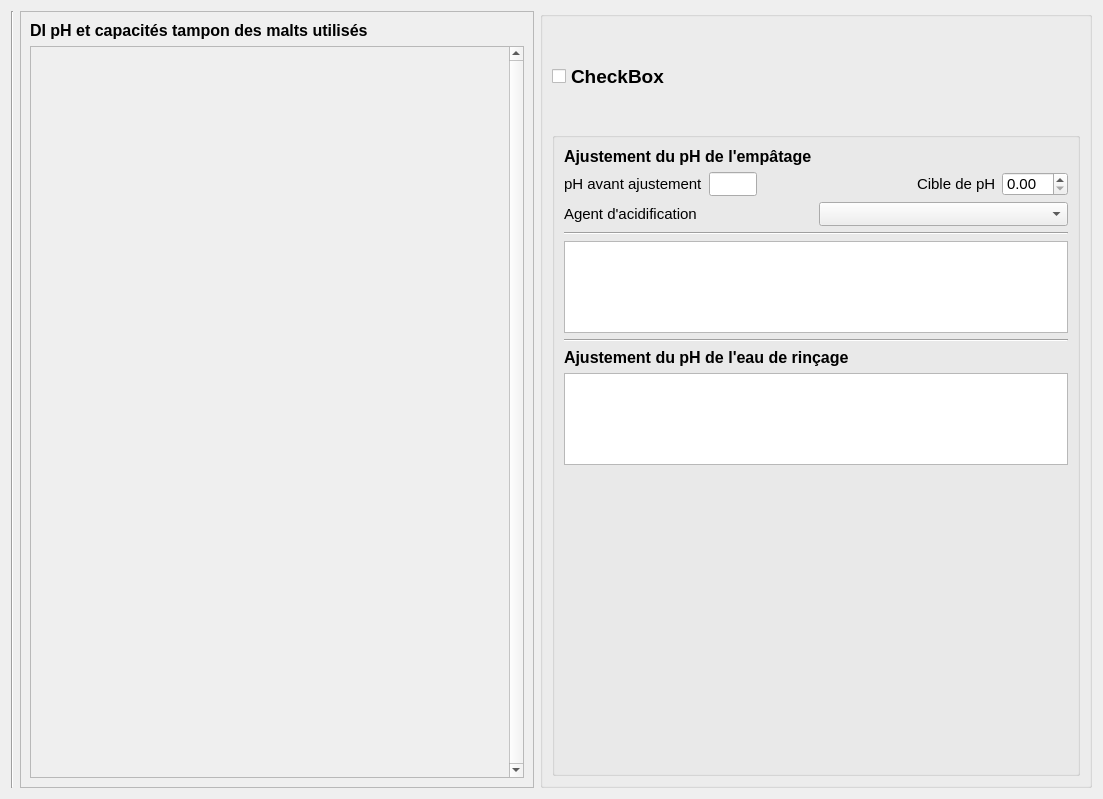
<?xml version="1.0" encoding="UTF-8"?>
<ui version="4.0">
 <class>Adjuster</class>
 <widget class="QWidget" name="Adjuster">
  <property name="geometry">
   <rect>
    <x>0</x>
    <y>0</y>
    <width>1103</width>
    <height>799</height>
   </rect>
  </property>
  <property name="windowTitle">
   <string>Form</string>
  </property>
  <layout class="QHBoxLayout" name="horizontalLayout">
   <item>
    <widget class="Line" name="line">
     <property name="orientation">
      <enum>Qt::Vertical</enum>
     </property>
    </widget>
   </item>
   <item>
    <layout class="QGridLayout" name="gridLayout">
     <item row="0" column="0">
      <widget class="QFrame" name="frame">
       <property name="sizePolicy">
        <sizepolicy hsizetype="Preferred" vsizetype="Preferred">
         <horstretch>1</horstretch>
         <verstretch>0</verstretch>
        </sizepolicy>
       </property>
       <property name="frameShape">
        <enum>QFrame::StyledPanel</enum>
       </property>
       <property name="frameShadow">
        <enum>QFrame::Raised</enum>
       </property>
       <layout class="QVBoxLayout" name="verticalLayout">
        <item>
         <widget class="QLabel" name="label">
          <property name="font">
           <font>
            <pointsize>12</pointsize>
            <bold>true</bold>
           </font>
          </property>
          <property name="text">
           <string>DI pH et capacités tampon des malts utilisés</string>
          </property>
         </widget>
        </item>
        <item>
         <widget class="QScrollArea" name="groupboxMaltsDiph">
          <property name="sizePolicy">
           <sizepolicy hsizetype="Expanding" vsizetype="Expanding">
            <horstretch>1</horstretch>
            <verstretch>0</verstretch>
           </sizepolicy>
          </property>
          <property name="verticalScrollBarPolicy">
           <enum>Qt::ScrollBarAlwaysOn</enum>
          </property>
          <property name="sizeAdjustPolicy">
           <enum>QAbstractScrollArea::AdjustToContentsOnFirstShow</enum>
          </property>
          <property name="widgetResizable">
           <bool>true</bool>
          </property>
          <widget class="QWidget" name="scrollAreaWidgetContents">
           <property name="geometry">
            <rect>
             <x>0</x>
             <y>0</y>
             <width>476</width>
             <height>735</height>
            </rect>
           </property>
          </widget>
         </widget>
        </item>
       </layout>
      </widget>
     </item>
     <item row="0" column="1">
      <widget class="QGroupBox" name="groupBoxPhAdjust">
       <property name="sizePolicy">
        <sizepolicy hsizetype="Preferred" vsizetype="Preferred">
         <horstretch>1</horstretch>
         <verstretch>0</verstretch>
        </sizepolicy>
       </property>
       <property name="font">
        <font>
         <pointsize>12</pointsize>
         <bold>true</bold>
        </font>
       </property>
       <property name="styleSheet">
        <string notr="true"/>
       </property>
       <property name="title">
        <string/>
       </property>
       <layout class="QVBoxLayout" name="verticalLayout_3">
        <item>
         <widget class="QCheckBox" name="mainCheckBox">
          <property name="minimumSize">
           <size>
            <width>0</width>
            <height>100</height>
           </size>
          </property>
          <property name="font">
           <font>
            <pointsize>14</pointsize>
            <bold>true</bold>
           </font>
          </property>
          <property name="text">
           <string>CheckBox</string>
          </property>
         </widget>
        </item>
        <item>
         <widget class="QGroupBox" name="controlGroupbox">
          <property name="styleSheet">
           <string notr="true"/>
          </property>
          <property name="title">
           <string/>
          </property>
          <layout class="QVBoxLayout" name="verticalLayout_2">
           <item>
            <widget class="QLabel" name="label_3">
             <property name="text">
              <string>Ajustement du pH de l'empâtage</string>
             </property>
            </widget>
           </item>
           <item>
            <layout class="QVBoxLayout" name="verticalLayout_11">
             <item>
              <layout class="QHBoxLayout" name="horizontalLayout_8">
               <item>
                <layout class="QHBoxLayout" name="horizontalLayout_6">
                 <item>
                  <widget class="QLabel" name="labelPhBefore">
                   <property name="font">
                    <font>
                     <pointsize>11</pointsize>
                     <bold>false</bold>
                    </font>
                   </property>
                   <property name="text">
                    <string>pH avant ajustement</string>
                   </property>
                  </widget>
                 </item>
                 <item>
                  <widget class="QLineEdit" name="phBeforeEdit">
                   <property name="maximumSize">
                    <size>
                     <width>48</width>
                     <height>24</height>
                    </size>
                   </property>
                  </widget>
                 </item>
                </layout>
               </item>
               <item>
                <spacer name="horizontalSpacer_5">
                 <property name="orientation">
                  <enum>Qt::Horizontal</enum>
                 </property>
                 <property name="sizeType">
                  <enum>QSizePolicy::MinimumExpanding</enum>
                 </property>
                 <property name="sizeHint" stdset="0">
                  <size>
                   <width>40</width>
                   <height>20</height>
                  </size>
                 </property>
                </spacer>
               </item>
               <item>
                <layout class="QHBoxLayout" name="horizontalLayout_7">
                 <item>
                  <widget class="QLabel" name="phTargetLabel">
                   <property name="font">
                    <font>
                     <pointsize>11</pointsize>
                     <bold>false</bold>
                    </font>
                   </property>
                   <property name="text">
                    <string>Cible de pH</string>
                   </property>
                  </widget>
                 </item>
                 <item>
                  <widget class="QDoubleSpinBox" name="spinBox">
                   <property name="maximumSize">
                    <size>
                     <width>16777215</width>
                     <height>24</height>
                    </size>
                   </property>
                   <property name="font">
                    <font>
                     <pointsize>11</pointsize>
                     <bold>false</bold>
                    </font>
                   </property>
                   <property name="locale">
                    <locale language="English" country="UnitedStates"/>
                   </property>
                   <property name="prefix">
                    <string notr="true"/>
                   </property>
                   <property name="suffix">
                    <string notr="true"/>
                   </property>
                   <property name="singleStep">
                    <double>0.050000000000000</double>
                   </property>
                  </widget>
                 </item>
                </layout>
               </item>
              </layout>
             </item>
             <item>
              <layout class="QHBoxLayout" name="horizontalLayout_9">
               <item>
                <widget class="QLabel" name="acidAgentLabel">
                 <property name="font">
                  <font>
                   <pointsize>11</pointsize>
                   <bold>false</bold>
                  </font>
                 </property>
                 <property name="text">
                  <string>Agent d'acidification</string>
                 </property>
                </widget>
               </item>
               <item>
                <widget class="QComboBox" name="acidAgentCombo">
                 <property name="maximumSize">
                  <size>
                   <width>16777215</width>
                   <height>24</height>
                  </size>
                 </property>
                 <property name="font">
                  <font>
                   <pointsize>11</pointsize>
                   <bold>false</bold>
                  </font>
                 </property>
                </widget>
               </item>
              </layout>
             </item>
            </layout>
           </item>
           <item>
            <widget class="Line" name="line_2">
             <property name="orientation">
              <enum>Qt::Horizontal</enum>
             </property>
            </widget>
           </item>
           <item>
            <widget class="QTextEdit" name="phAdjustMessageLabel">
             <property name="sizePolicy">
              <sizepolicy hsizetype="Expanding" vsizetype="Minimum">
               <horstretch>0</horstretch>
               <verstretch>0</verstretch>
              </sizepolicy>
             </property>
             <property name="maximumSize">
              <size>
               <width>16777215</width>
               <height>100</height>
              </size>
             </property>
             <property name="styleSheet">
              <string notr="true">color: red;</string>
             </property>
             <property name="sizeAdjustPolicy">
              <enum>QAbstractScrollArea::AdjustToContents</enum>
             </property>
             <property name="readOnly">
              <bool>true</bool>
             </property>
            </widget>
           </item>
           <item>
            <widget class="Line" name="line_3">
             <property name="orientation">
              <enum>Qt::Horizontal</enum>
             </property>
            </widget>
           </item>
           <item>
            <widget class="QLabel" name="label_2">
             <property name="text">
              <string>Ajustement du pH de l'eau de rinçage</string>
             </property>
            </widget>
           </item>
           <item>
            <widget class="QTextEdit" name="spargeAdjustMessageLabel">
             <property name="sizePolicy">
              <sizepolicy hsizetype="Expanding" vsizetype="Minimum">
               <horstretch>0</horstretch>
               <verstretch>0</verstretch>
              </sizepolicy>
             </property>
             <property name="maximumSize">
              <size>
               <width>16777215</width>
               <height>100</height>
              </size>
             </property>
             <property name="styleSheet">
              <string notr="true">color: red;</string>
             </property>
             <property name="sizeAdjustPolicy">
              <enum>QAbstractScrollArea::AdjustToContents</enum>
             </property>
             <property name="readOnly">
              <bool>true</bool>
             </property>
            </widget>
           </item>
           <item>
            <spacer name="verticalSpacer_2">
             <property name="orientation">
              <enum>Qt::Vertical</enum>
             </property>
             <property name="sizeHint" stdset="0">
              <size>
               <width>504</width>
               <height>326</height>
              </size>
             </property>
            </spacer>
           </item>
          </layout>
         </widget>
        </item>
       </layout>
      </widget>
     </item>
    </layout>
   </item>
  </layout>
 </widget>
 <resources/>
 <connections/>
</ui>
